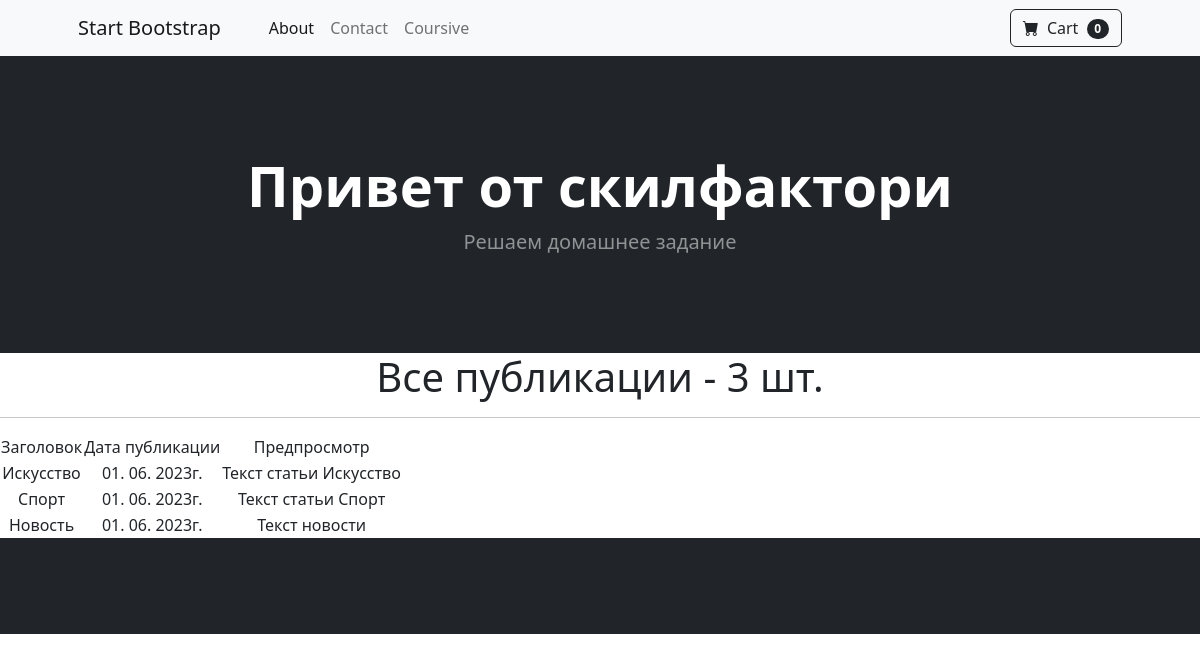
Page /news/ on the committed database.
### newsapp/models.py (models this page shows, shortened)
class Post(models.Model):
    article = 'AR'
    news = 'NW'
    CHOICE = [
        (article, 'Статья'),
        (news, 'Новость')
    ]
    category = models.CharField(max_length=2,
                                choices=CHOICE,
                                default=article)
    adding_time = models.DateTimeField(auto_now_add=True)
    post_title = models.CharField(max_length=255)
    post_text = models.TextField()
    post_rating = models.IntegerField(default=0)
    post_author = models.ForeignKey(Author, on_delete=models.CASCADE, related_name='posts')
    post_category = models.ManyToManyField(Category, through='PostCategory')

### newsapp/views.py (the view)
# urls.py: path('', PostList.as_view()),  # т.к. сам по себе это класс, то нам надо представить
class PostList(ListView):
    model = Post
    template_name = 'posts.html'
    context_object_name = 'posts'  # имя списка в котором лежат все объекты

### newsapp/templatetags/custom_filters.py (called while the page is built)
@register.filter(name='Censor')
def Censor(value):
    negative_words = ['ругательства', 'политика', 'толерантность']
    censored_value = value
    for word in negative_words:
        censored_value = censored_value.replace(word, '*****')
    return censored_value

### templates/posts.html (shortened to what this page needs)
{% extends 'flatpages/default.html' %}
{% load custom_filters %}
{% block content %}
    <h1>Все публикации - {{posts|length}} шт.</h1>
    <hr>
    {% if posts %}
        <table>
            <tr>
                <td>
                    Заголовок
                </td>
                <td>
                    Дата публикации
                </td>
                <td>
                    Предпросмотр
                </td>
            </tr>
        {% for post in posts %}
            <tr>
                <td>
                    {{ post.post_title|Censor }}
                </td>
                <td>
                    {{ post.adding_time|date:'d. m. Yг.' }}
                </td>
                <td>
                    {{ post.post_text|truncatewords:50 }}
                </td>
            </tr>
        {% endfor %}
        </table>
    {% else %}
        <h2>Новости будут добавлены позднее!</h2>
    {% endif %}
{% endblock content %}

### templates/flatpages/default.html (shortened to what this page needs)
{% load static %}
<!DOCTYPE html>
<html lang="en">
    <head>
        <link href="{% static 'https://cdn.jsdelivr.net/npm/bootstrap-icons@1.5.0/font/bootstrap-icons.css'%} " rel="stylesheet" />
        <link href="{% static 'css/styles.css'%}" rel="stylesheet" />
    </head>
    <body>
        <nav class="navbar navbar-expand-lg navbar-light bg-light">
            <div class="container px-4 px-lg-5">
                <a class="navbar-brand" href="#!">Start Bootstrap</a>
                <div class="collapse navbar-collapse" id="navbarSupportedContent">
                    <ul class="navbar-nav me-auto mb-2 mb-lg-0 ms-lg-4">
                        <li class="nav-item"><a class="nav-link active" aria-current="page" href="/about">About</a></li>
                        <li class="nav-item"><a class="nav-link" href="/contact">Contact</a></li>
                        <li class="nav-item"><a class="nav-link" href="/coursive">Coursive</a></li>
                    </ul>
                    <form class="d-flex">
                        <button class="btn btn-outline-dark" type="submit">
                            <i class="bi-cart-fill me-1"></i>
                            Cart
                            <span class="badge bg-dark text-white ms-1 rounded-pill">0</span>
                        </button>
                    </form>
                </div>
            </div>
        </nav>
        <header class="bg-dark py-5">
            <div class="container px-4 px-lg-5 my-5">
                <div class="text-center text-white">
                    <h1 class="display-4 fw-bolder">Привет от скилфактори</h1>
                    <p class="lead fw-normal text-white-50 mb-0">Решаем домашнее задание</p>
                </div>
            </div>
        </header>
        <div style="text-align: center;">
            {% block content%}
            {% endblock content%}
        </div>
        <footer class="py-5 bg-dark">
        </footer>
    </body>
</html>

### rows in the picture
Post: post_title|Censor "Искусство", adding_time "01. 06. 2023г.", post_text "Текст статьи Искусство"
Post: post_title|Censor "Спорт", adding_time "01. 06. 2023г.", post_text "Текст статьи Спорт"
Post: post_title|Censor "Новость", adding_time "01. 06. 2023г.", post_text "Текст новости"

### other values in the picture
{{ posts|length }} "3"
